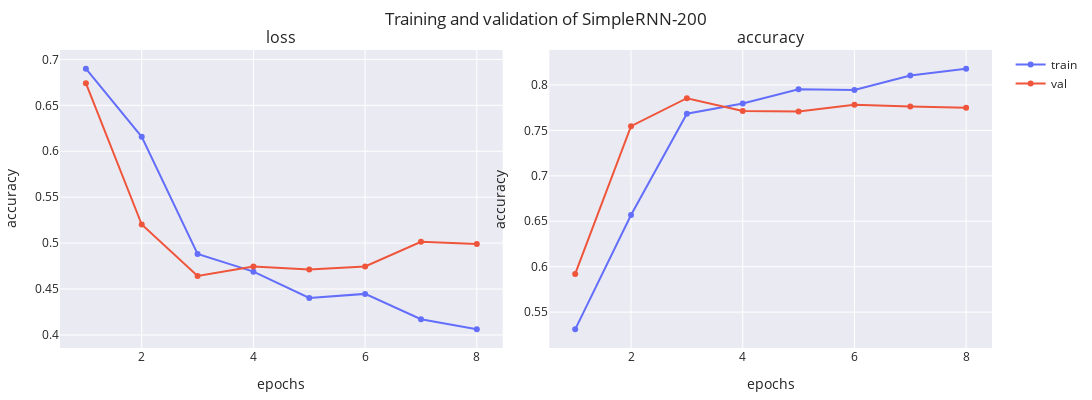

The notebook cell this image was saved under:
### Markdown cell above
### Exploring the vocabulary size

We used a simple recurrent architecture to set our baseline performance. This model is conformed by two stacked modules: a recurrent encoder of 2-stacked [RNN cells](https://keras.io/api/layers/recurrent_layers/simple_rnn/) ([Rumelhart et al., 1985](https://stanford.edu/~jlmcc/papers/PDP/Volume%201/Chap8_PDP86.pdf)) and a [feed-forward layer](https://keras.io/api/layers/core_layers/dense/) with a sigmoidal activation to return the probability of a good review. We used an input embedding layer of dimension $d_x=64$ and maintained the dimension of the decoder to $d_h=64$. In order to analyze the impact of the vocabulary size ($|\mathcal{V}|$) we repeated three experiments varying this value (200, 500 and 1000) maintaining the same architecture.

### Code cell
dataset = AmazonDataset.load(
    train_path=path_dir + "train_small.txt",
    test_path=path_dir + "test_small.txt",
    max_features=200,
)
rnn_model_200 = AmazonReviewsModel(200, 64, SimpleRNN, name="SimpleRNN-200")
_, fig = rnn_model_200.train(
    dataset, f"{MODEL_PATH}/{rnn_model_200.name}.weights.h5", **train_default
)
print(rnn_model_200.evaluate(dataset.X_test, dataset.y_test))
fig

### Figure 1 — Plotly figure (JSON) as saved in the notebook; plotly's stock layout.template omitted (floating-point values rounded to 4 significant figures)
{"data": [{"line": {"color": "#636EFA"}, "marker": {"color": "#636EFA"}, "mode": "lines+markers", "name": "train", "showlegend": true, "type": "scatter", "x": [1, 2, 3, 4, 5, 6, 7, 8], "xaxis": "x", "y": [0.6899, 0.6158, 0.4883, 0.469, 0.4403, 0.4447, 0.4172, 0.4061], "yaxis": "y"}, {"line": {"color": "#EF553B"}, "marker": {"color": "#EF553B"}, "mode": "lines+markers", "name": "val", "showlegend": true, "type": "scatter", "x": [1, 2, 3, 4, 5, 6, 7, 8], "xaxis": "x", "y": [0.6742, 0.5202, 0.4642, 0.4746, 0.4714, 0.4746, 0.5014, 0.4991], "yaxis": "y"}, {"line": {"color": "#636EFA"}, "marker": {"color": "#636EFA"}, "mode": "lines+markers", "name": "train", "showlegend": false, "type": "scatter", "x": [1, 2, 3, 4, 5, 6, 7, 8], "xaxis": "x2", "y": [0.5311, 0.6568, 0.7683, 0.7796, 0.7953, 0.7944, 0.8105, 0.8179], "yaxis": "y2"}, {"line": {"color": "#EF553B"}, "marker": {"color": "#EF553B"}, "mode": "lines+markers", "name": "val", "showlegend": false, "type": "scatter", "x": [1, 2, 3, 4, 5, 6, 7, 8], "xaxis": "x2", "y": [0.592, 0.7546, 0.7854, 0.7714, 0.7708, 0.7782, 0.7762, 0.7748], "yaxis": "y2"}], "layout": {"annotations": [{"font": {"size": 16}, "showarrow": false, "text": "loss", "x": 0.2375, "xanchor": "center", "xref": "paper", "y": 1, "yanchor": "bottom", "yref": "paper"}, {"font": {"size": 16}, "showarrow": false, "text": "accuracy", "x": 0.7625, "xanchor": "center", "xref": "paper", "y": 1, "yanchor": "bottom", "yref": "paper"}], "height": 400, "margin": {"b": 10, "l": 10, "r": 10, "t": 50}, "title": {"text": "Training and validation of SimpleRNN-200"}, "width": 1200, "xaxis": {"anchor": "y", "domain": [0, 0.475], "title": {"text": "epochs"}}, "xaxis2": {"anchor": "y2", "domain": [0.525, 1], "title": {"text": "epochs"}}, "yaxis": {"anchor": "x", "domain": [0, 1], "title": {"text": "accuracy"}}, "yaxis2": {"anchor": "x2", "domain": [0, 1], "title": {"text": "accuracy"}}}}
